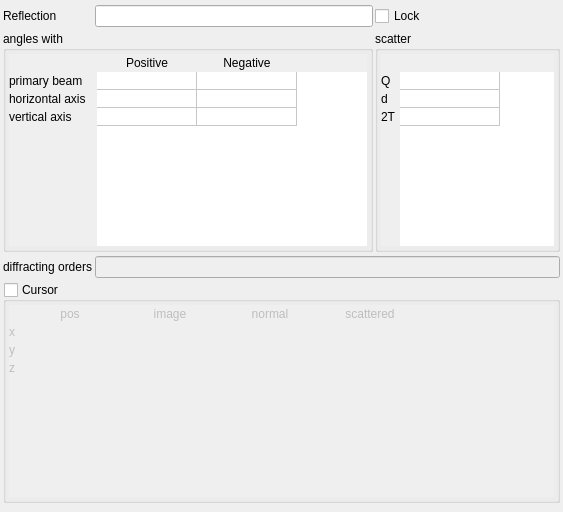
<?xml version="1.0" encoding="UTF-8"?>
<ui version="4.0">
 <class>MouseInfoDisplay</class>
 <widget class="QWidget" name="MouseInfoDisplay">
  <property name="geometry">
   <rect>
    <x>0</x>
    <y>0</y>
    <width>563</width>
    <height>512</height>
   </rect>
  </property>
  <property name="sizePolicy">
   <sizepolicy hsizetype="Preferred" vsizetype="Preferred">
    <horstretch>0</horstretch>
    <verstretch>0</verstretch>
   </sizepolicy>
  </property>
  <property name="windowTitle">
   <string>ReflexInfo</string>
  </property>
  <property name="windowIcon">
   <iconset resource="../resources/resources.qrc">
    <normaloff>:/icons/icons/info.png</normaloff>:/icons/icons/info.png</iconset>
  </property>
  <layout class="QGridLayout" name="gridLayout_6">
   <property name="margin">
    <number>3</number>
   </property>
   <property name="spacing">
    <number>2</number>
   </property>
   <item row="1" column="0">
    <widget class="QLabel" name="label">
     <property name="sizePolicy">
      <sizepolicy hsizetype="Maximum" vsizetype="Maximum">
       <horstretch>0</horstretch>
       <verstretch>0</verstretch>
      </sizepolicy>
     </property>
     <property name="text">
      <string>Reflection</string>
     </property>
    </widget>
   </item>
   <item row="1" column="1">
    <widget class="QLineEdit" name="reflex">
     <property name="sizePolicy">
      <sizepolicy hsizetype="Preferred" vsizetype="Fixed">
       <horstretch>0</horstretch>
       <verstretch>0</verstretch>
      </sizepolicy>
     </property>
     <property name="toolTip">
      <string>&lt;!DOCTYPE HTML PUBLIC &quot;-//W3C//DTD HTML 4.0//EN&quot; &quot;http://www.w3.org/TR/REC-html40/strict.dtd&quot;&gt;
&lt;html&gt;&lt;head&gt;&lt;meta name=&quot;qrichtext&quot; content=&quot;1&quot; /&gt;&lt;style type=&quot;text/css&quot;&gt;
p, li { white-space: pre-wrap; }
&lt;/style&gt;&lt;/head&gt;&lt;body style=&quot; font-family:'MS Shell Dlg 2'; font-size:8.25pt; font-weight:400; font-style:normal;&quot;&gt;
&lt;p style=&quot; margin-top:0px; margin-bottom:0px; margin-left:0px; margin-right:0px; -qt-block-indent:0; text-indent:0px;&quot;&gt;&lt;span style=&quot; font-size:8pt;&quot;&gt;Index of the reflection whose parameters are shown below. If lock is inactive, the reflection is updated to the reflection nearest to the mouse cursor. It is marked on all projector planes.&lt;/span&gt;&lt;/p&gt;&lt;/body&gt;&lt;/html&gt;</string>
     </property>
    </widget>
   </item>
   <item row="2" column="0" colspan="2">
    <widget class="QGroupBox" name="groupBox">
     <property name="sizePolicy">
      <sizepolicy hsizetype="Preferred" vsizetype="Preferred">
       <horstretch>3</horstretch>
       <verstretch>0</verstretch>
      </sizepolicy>
     </property>
     <property name="title">
      <string>angles with</string>
     </property>
     <layout class="QGridLayout" name="gridLayout">
      <property name="sizeConstraint">
       <enum>QLayout::SetMinAndMaxSize</enum>
      </property>
      <property name="margin">
       <number>3</number>
      </property>
      <property name="spacing">
       <number>3</number>
      </property>
      <item row="0" column="0">
       <widget class="ResizingTableWidget" name="angleTable">
        <property name="sizePolicy">
         <sizepolicy hsizetype="Preferred" vsizetype="Maximum">
          <horstretch>0</horstretch>
          <verstretch>0</verstretch>
         </sizepolicy>
        </property>
        <property name="styleSheet">
         <string notr="true">QHeaderView::Section { border-style: none; border-color: black; border-width: 0px }
QTableCornerButton::section { border-width: 0px; border-style: none; border-color: black }</string>
        </property>
        <property name="frameShape">
         <enum>QFrame::NoFrame</enum>
        </property>
        <property name="frameShadow">
         <enum>QFrame::Plain</enum>
        </property>
        <property name="lineWidth">
         <number>0</number>
        </property>
        <property name="verticalScrollBarPolicy">
         <enum>Qt::ScrollBarAlwaysOff</enum>
        </property>
        <property name="horizontalScrollBarPolicy">
         <enum>Qt::ScrollBarAlwaysOff</enum>
        </property>
        <property name="editTriggers">
         <set>QAbstractItemView::NoEditTriggers</set>
        </property>
        <property name="selectionMode">
         <enum>QAbstractItemView::NoSelection</enum>
        </property>
        <property name="cornerButtonEnabled">
         <bool>false</bool>
        </property>
        <attribute name="verticalHeaderDefaultSectionSize">
         <number>17</number>
        </attribute>
        <row>
         <property name="text">
          <string>primary beam</string>
         </property>
        </row>
        <row>
         <property name="text">
          <string>horizontal axis</string>
         </property>
        </row>
        <row>
         <property name="text">
          <string>vertical axis</string>
         </property>
        </row>
        <column>
         <property name="text">
          <string>Positive</string>
         </property>
        </column>
        <column>
         <property name="text">
          <string>Negative</string>
         </property>
        </column>
        <item row="0" column="0">
         <property name="text">
          <string/>
         </property>
         <property name="toolTip">
          <string>&lt;!DOCTYPE HTML PUBLIC &quot;-//W3C//DTD HTML 4.0//EN&quot; &quot;http://www.w3.org/TR/REC-html40/strict.dtd&quot;&gt;
&lt;html&gt;&lt;head&gt;&lt;meta name=&quot;qrichtext&quot; content=&quot;1&quot; /&gt;&lt;style type=&quot;text/css&quot;&gt;
p, li { white-space: pre-wrap; }
&lt;/style&gt;&lt;/head&gt;&lt;body style=&quot; font-family:'MS Shell Dlg 2'; font-size:8.25pt; font-weight:400; font-style:normal;&quot;&gt;
&lt;p style=&quot; margin-top:0px; margin-bottom:0px; margin-left:0px; margin-right:0px; -qt-block-indent:0; text-indent:0px;&quot;&gt;&lt;span style=&quot; font-size:8pt;&quot;&gt;Angle of the reflection with the primary beam. 0 equals a reflection in backscattering geometry, i.e. antiparallel to the incoming primary beam.&lt;/span&gt;&lt;/p&gt;&lt;/body&gt;&lt;/html&gt;</string>
         </property>
         <property name="textAlignment">
          <set>AlignRight|AlignVCenter</set>
         </property>
        </item>
        <item row="0" column="1">
         <property name="text">
          <string/>
         </property>
         <property name="toolTip">
          <string>&lt;!DOCTYPE HTML PUBLIC &quot;-//W3C//DTD HTML 4.0//EN&quot; &quot;http://www.w3.org/TR/REC-html40/strict.dtd&quot;&gt;
&lt;html&gt;&lt;head&gt;&lt;meta name=&quot;qrichtext&quot; content=&quot;1&quot; /&gt;&lt;style type=&quot;text/css&quot;&gt;
p, li { white-space: pre-wrap; }
&lt;/style&gt;&lt;/head&gt;&lt;body style=&quot; font-family:'MS Shell Dlg 2'; font-size:8.25pt; font-weight:400; font-style:normal;&quot;&gt;
&lt;p style=&quot; margin-top:0px; margin-bottom:0px; margin-left:0px; margin-right:0px; -qt-block-indent:0; text-indent:0px;&quot;&gt;&lt;span style=&quot; font-size:8pt;&quot;&gt;Angle of the reflection with the primary beam. 0 equals a reflection parallel to the incoming primary beam and thus not in scattering condition.&lt;/span&gt;&lt;/p&gt;&lt;/body&gt;&lt;/html&gt;</string>
         </property>
         <property name="textAlignment">
          <set>AlignRight|AlignVCenter</set>
         </property>
        </item>
        <item row="1" column="0">
         <property name="text">
          <string/>
         </property>
         <property name="toolTip">
          <string>&lt;!DOCTYPE HTML PUBLIC &quot;-//W3C//DTD HTML 4.0//EN&quot; &quot;http://www.w3.org/TR/REC-html40/strict.dtd&quot;&gt;
&lt;html&gt;&lt;head&gt;&lt;meta name=&quot;qrichtext&quot; content=&quot;1&quot; /&gt;&lt;style type=&quot;text/css&quot;&gt;
p, li { white-space: pre-wrap; }
&lt;/style&gt;&lt;/head&gt;&lt;body style=&quot; font-family:'MS Shell Dlg 2'; font-size:8.25pt; font-weight:400; font-style:normal;&quot;&gt;
&lt;p style=&quot; margin-top:0px; margin-bottom:0px; margin-left:0px; margin-right:0px; -qt-block-indent:0; text-indent:0px;&quot;&gt;&lt;span style=&quot; font-size:8pt;&quot;&gt;Angle of the reflection with the positive horizontal axis.&lt;/span&gt;&lt;/p&gt;&lt;/body&gt;&lt;/html&gt;</string>
         </property>
         <property name="textAlignment">
          <set>AlignRight|AlignVCenter</set>
         </property>
        </item>
        <item row="1" column="1">
         <property name="text">
          <string/>
         </property>
         <property name="toolTip">
          <string>&lt;!DOCTYPE HTML PUBLIC &quot;-//W3C//DTD HTML 4.0//EN&quot; &quot;http://www.w3.org/TR/REC-html40/strict.dtd&quot;&gt;
&lt;html&gt;&lt;head&gt;&lt;meta name=&quot;qrichtext&quot; content=&quot;1&quot; /&gt;&lt;style type=&quot;text/css&quot;&gt;
p, li { white-space: pre-wrap; }
&lt;/style&gt;&lt;/head&gt;&lt;body style=&quot; font-family:'MS Shell Dlg 2'; font-size:8.25pt; font-weight:400; font-style:normal;&quot;&gt;
&lt;p style=&quot; margin-top:0px; margin-bottom:0px; margin-left:0px; margin-right:0px; -qt-block-indent:0; text-indent:0px;&quot;&gt;&lt;span style=&quot; font-size:8pt;&quot;&gt;Angle of the reflection with the negative horizontal axis.&lt;/span&gt;&lt;/p&gt;&lt;/body&gt;&lt;/html&gt;</string>
         </property>
         <property name="textAlignment">
          <set>AlignRight|AlignVCenter</set>
         </property>
        </item>
        <item row="2" column="0">
         <property name="text">
          <string/>
         </property>
         <property name="toolTip">
          <string>&lt;!DOCTYPE HTML PUBLIC &quot;-//W3C//DTD HTML 4.0//EN&quot; &quot;http://www.w3.org/TR/REC-html40/strict.dtd&quot;&gt;
&lt;html&gt;&lt;head&gt;&lt;meta name=&quot;qrichtext&quot; content=&quot;1&quot; /&gt;&lt;style type=&quot;text/css&quot;&gt;
p, li { white-space: pre-wrap; }
&lt;/style&gt;&lt;/head&gt;&lt;body style=&quot; font-family:'MS Shell Dlg 2'; font-size:8.25pt; font-weight:400; font-style:normal;&quot;&gt;
&lt;p style=&quot; margin-top:0px; margin-bottom:0px; margin-left:0px; margin-right:0px; -qt-block-indent:0; text-indent:0px;&quot;&gt;&lt;span style=&quot; font-size:8pt;&quot;&gt;Angle of the reflection with the positive vertival axis.&lt;/span&gt;&lt;/p&gt;&lt;/body&gt;&lt;/html&gt;</string>
         </property>
         <property name="textAlignment">
          <set>AlignRight|AlignVCenter</set>
         </property>
        </item>
        <item row="2" column="1">
         <property name="text">
          <string/>
         </property>
         <property name="toolTip">
          <string>&lt;!DOCTYPE HTML PUBLIC &quot;-//W3C//DTD HTML 4.0//EN&quot; &quot;http://www.w3.org/TR/REC-html40/strict.dtd&quot;&gt;
&lt;html&gt;&lt;head&gt;&lt;meta name=&quot;qrichtext&quot; content=&quot;1&quot; /&gt;&lt;style type=&quot;text/css&quot;&gt;
p, li { white-space: pre-wrap; }
&lt;/style&gt;&lt;/head&gt;&lt;body style=&quot; font-family:'MS Shell Dlg 2'; font-size:8.25pt; font-weight:400; font-style:normal;&quot;&gt;
&lt;p style=&quot; margin-top:0px; margin-bottom:0px; margin-left:0px; margin-right:0px; -qt-block-indent:0; text-indent:0px;&quot;&gt;&lt;span style=&quot; font-size:8pt;&quot;&gt;Angle of the reflection with the negative vertiacal axis.&lt;/span&gt;&lt;/p&gt;&lt;/body&gt;&lt;/html&gt;</string>
         </property>
         <property name="textAlignment">
          <set>AlignRight|AlignVCenter</set>
         </property>
        </item>
       </widget>
      </item>
     </layout>
    </widget>
   </item>
   <item row="2" column="2">
    <widget class="QGroupBox" name="groupBox_2">
     <property name="sizePolicy">
      <sizepolicy hsizetype="Preferred" vsizetype="Preferred">
       <horstretch>2</horstretch>
       <verstretch>0</verstretch>
      </sizepolicy>
     </property>
     <property name="title">
      <string>scatter</string>
     </property>
     <layout class="QGridLayout" name="gridLayout_2">
      <property name="sizeConstraint">
       <enum>QLayout::SetMinAndMaxSize</enum>
      </property>
      <property name="margin">
       <number>3</number>
      </property>
      <property name="spacing">
       <number>3</number>
      </property>
      <item row="0" column="0">
       <widget class="ResizingTableWidget" name="scatterTable">
        <property name="sizePolicy">
         <sizepolicy hsizetype="Preferred" vsizetype="Maximum">
          <horstretch>0</horstretch>
          <verstretch>0</verstretch>
         </sizepolicy>
        </property>
        <property name="styleSheet">
         <string notr="true">QHeaderView::Section { border-style: none; border-color: black; border-width: 0px }
QTableCornerButton::section { border-width: 0px; border-style: none; border-color: black }</string>
        </property>
        <property name="frameShape">
         <enum>QFrame::NoFrame</enum>
        </property>
        <property name="frameShadow">
         <enum>QFrame::Plain</enum>
        </property>
        <property name="lineWidth">
         <number>0</number>
        </property>
        <property name="verticalScrollBarPolicy">
         <enum>Qt::ScrollBarAlwaysOff</enum>
        </property>
        <property name="horizontalScrollBarPolicy">
         <enum>Qt::ScrollBarAlwaysOff</enum>
        </property>
        <property name="editTriggers">
         <set>QAbstractItemView::NoEditTriggers</set>
        </property>
        <property name="selectionMode">
         <enum>QAbstractItemView::NoSelection</enum>
        </property>
        <property name="cornerButtonEnabled">
         <bool>false</bool>
        </property>
        <property name="columnCount">
         <number>1</number>
        </property>
        <attribute name="verticalHeaderDefaultSectionSize">
         <number>17</number>
        </attribute>
        <row>
         <property name="text">
          <string>Q</string>
         </property>
        </row>
        <row>
         <property name="text">
          <string>d</string>
         </property>
        </row>
        <row>
         <property name="text">
          <string>2T</string>
         </property>
        </row>
        <column>
         <property name="text">
          <string/>
         </property>
        </column>
        <item row="0" column="0">
         <property name="text">
          <string/>
         </property>
         <property name="toolTip">
          <string>&lt;!DOCTYPE HTML PUBLIC &quot;-//W3C//DTD HTML 4.0//EN&quot; &quot;http://www.w3.org/TR/REC-html40/strict.dtd&quot;&gt;
&lt;html&gt;&lt;head&gt;&lt;meta name=&quot;qrichtext&quot; content=&quot;1&quot; /&gt;&lt;style type=&quot;text/css&quot;&gt;
p, li { white-space: pre-wrap; }
&lt;/style&gt;&lt;/head&gt;&lt;body style=&quot; font-family:'MS Shell Dlg 2'; font-size:8.25pt; font-weight:400; font-style:normal;&quot;&gt;
&lt;p style=&quot; margin-top:0px; margin-bottom:0px; margin-left:0px; margin-right:0px; -qt-block-indent:0; text-indent:0px;&quot;&gt;&lt;span style=&quot; font-size:8pt;&quot;&gt;Wavevector of the scattered beam in Å&lt;/span&gt;&lt;span style=&quot; font-size:8pt; vertical-align:super;&quot;&gt;-1&lt;/span&gt;&lt;span style=&quot; font-size:8pt;&quot;&gt;. This value depeds on the scattering angle.&lt;/span&gt;&lt;/p&gt;&lt;/body&gt;&lt;/html&gt;</string>
         </property>
         <property name="textAlignment">
          <set>AlignRight|AlignVCenter</set>
         </property>
        </item>
        <item row="1" column="0">
         <property name="text">
          <string/>
         </property>
         <property name="toolTip">
          <string>&lt;!DOCTYPE HTML PUBLIC &quot;-//W3C//DTD HTML 4.0//EN&quot; &quot;http://www.w3.org/TR/REC-html40/strict.dtd&quot;&gt;
&lt;html&gt;&lt;head&gt;&lt;meta name=&quot;qrichtext&quot; content=&quot;1&quot; /&gt;&lt;style type=&quot;text/css&quot;&gt;
p, li { white-space: pre-wrap; }
&lt;/style&gt;&lt;/head&gt;&lt;body style=&quot; font-family:'MS Shell Dlg 2'; font-size:8.25pt; font-weight:400; font-style:normal;&quot;&gt;
&lt;p style=&quot; margin-top:0px; margin-bottom:0px; margin-left:0px; margin-right:0px; -qt-block-indent:0; text-indent:0px;&quot;&gt;&lt;span style=&quot; font-size:8pt;&quot;&gt;Interplane distance of the reflection in Å. Even if the first order is systematicaly extinct it is used to calculate this value. It does not depend on the scattering angle.&lt;/span&gt;&lt;/p&gt;&lt;/body&gt;&lt;/html&gt;</string>
         </property>
         <property name="textAlignment">
          <set>AlignRight|AlignVCenter</set>
         </property>
        </item>
        <item row="2" column="0">
         <property name="text">
          <string/>
         </property>
         <property name="toolTip">
          <string>&lt;!DOCTYPE HTML PUBLIC &quot;-//W3C//DTD HTML 4.0//EN&quot; &quot;http://www.w3.org/TR/REC-html40/strict.dtd&quot;&gt;
&lt;html&gt;&lt;head&gt;&lt;meta name=&quot;qrichtext&quot; content=&quot;1&quot; /&gt;&lt;style type=&quot;text/css&quot;&gt;
p, li { white-space: pre-wrap; }
&lt;/style&gt;&lt;/head&gt;&lt;body style=&quot; font-family:'MS Shell Dlg 2'; font-size:8.25pt; font-weight:400; font-style:normal;&quot;&gt;
&lt;p style=&quot; margin-top:0px; margin-bottom:0px; margin-left:0px; margin-right:0px; -qt-block-indent:0; text-indent:0px;&quot;&gt;Scattering angle 2&amp;theta;&lt;/p&gt;&lt;/body&gt;&lt;/html&gt;</string>
         </property>
         <property name="textAlignment">
          <set>AlignRight|AlignVCenter</set>
         </property>
        </item>
       </widget>
      </item>
     </layout>
    </widget>
   </item>
   <item row="3" column="0">
    <widget class="QLabel" name="label_7">
     <property name="text">
      <string>diffracting orders</string>
     </property>
    </widget>
   </item>
   <item row="3" column="1" colspan="2">
    <widget class="QLineEdit" name="diffOrders">
     <property name="enabled">
      <bool>false</bool>
     </property>
     <property name="sizePolicy">
      <sizepolicy hsizetype="Preferred" vsizetype="Fixed">
       <horstretch>0</horstretch>
       <verstretch>0</verstretch>
      </sizepolicy>
     </property>
     <property name="toolTip">
      <string>&lt;!DOCTYPE HTML PUBLIC &quot;-//W3C//DTD HTML 4.0//EN&quot; &quot;http://www.w3.org/TR/REC-html40/strict.dtd&quot;&gt;
&lt;html&gt;&lt;head&gt;&lt;meta name=&quot;qrichtext&quot; content=&quot;1&quot; /&gt;&lt;style type=&quot;text/css&quot;&gt;
p, li { white-space: pre-wrap; }
&lt;/style&gt;&lt;/head&gt;&lt;body style=&quot; font-family:'MS Shell Dlg 2'; font-size:8.25pt; font-weight:400; font-style:normal;&quot;&gt;
&lt;p style=&quot; margin-top:0px; margin-bottom:0px; margin-left:0px; margin-right:0px; -qt-block-indent:0; text-indent:0px;&quot;&gt;&lt;span style=&quot; font-size:8pt;&quot;&gt;orders that are actually inside of the Ewald sphere. Respects the upper and lower wavevectors of the projector nd the scattering angle.&lt;/span&gt;&lt;/p&gt;&lt;/body&gt;&lt;/html&gt;</string>
     </property>
    </widget>
   </item>
   <item row="4" column="0" colspan="3">
    <widget class="QGroupBox" name="cursorBox">
     <property name="sizePolicy">
      <sizepolicy hsizetype="Preferred" vsizetype="Maximum">
       <horstretch>0</horstretch>
       <verstretch>0</verstretch>
      </sizepolicy>
     </property>
     <property name="toolTip">
      <string>&lt;!DOCTYPE HTML PUBLIC &quot;-//W3C//DTD HTML 4.0//EN&quot; &quot;http://www.w3.org/TR/REC-html40/strict.dtd&quot;&gt;
&lt;html&gt;&lt;head&gt;&lt;meta name=&quot;qrichtext&quot; content=&quot;1&quot; /&gt;&lt;style type=&quot;text/css&quot;&gt;
p, li { white-space: pre-wrap; }
&lt;/style&gt;&lt;/head&gt;&lt;body style=&quot; font-family:'MS Shell Dlg 2'; font-size:8.25pt; font-weight:400; font-style:normal;&quot;&gt;
&lt;p style=&quot; margin-top:0px; margin-bottom:0px; margin-left:0px; margin-right:0px; -qt-block-indent:0; text-indent:0px;&quot;&gt;&lt;span style=&quot; font-size:8pt;&quot;&gt;enables of disables the display of informations regarding the actual cursor position on the projecor plane.&lt;/span&gt;&lt;/p&gt;&lt;/body&gt;&lt;/html&gt;</string>
     </property>
     <property name="styleSheet">
      <string notr="true">QGroupBox::indicator::checked {
	image: url(:/icons/icons/up-arrow.svg);
}

QGroupBox::indicator::unchecked {
	image: url(:/icons/icons/down-arrow.svg);
}</string>
     </property>
     <property name="title">
      <string>Cursor</string>
     </property>
     <property name="flat">
      <bool>true</bool>
     </property>
     <property name="checkable">
      <bool>true</bool>
     </property>
     <property name="checked">
      <bool>false</bool>
     </property>
     <layout class="QGridLayout" name="gridLayout_3">
      <property name="sizeConstraint">
       <enum>QLayout::SetDefaultConstraint</enum>
      </property>
      <property name="margin">
       <number>3</number>
      </property>
      <property name="spacing">
       <number>3</number>
      </property>
      <item row="0" column="0">
       <widget class="ResizingTableWidget" name="cursorTable">
        <property name="enabled">
         <bool>true</bool>
        </property>
        <property name="sizePolicy">
         <sizepolicy hsizetype="Preferred" vsizetype="Preferred">
          <horstretch>0</horstretch>
          <verstretch>0</verstretch>
         </sizepolicy>
        </property>
        <property name="styleSheet">
         <string notr="true">QHeaderView::Section { border-style: none; border-color: black; border-width: 0px }
QTableCornerButton::section { border-width: 0px; border-style: none; border-color: black }</string>
        </property>
        <property name="frameShape">
         <enum>QFrame::NoFrame</enum>
        </property>
        <property name="frameShadow">
         <enum>QFrame::Plain</enum>
        </property>
        <property name="lineWidth">
         <number>0</number>
        </property>
        <property name="verticalScrollBarPolicy">
         <enum>Qt::ScrollBarAlwaysOff</enum>
        </property>
        <property name="horizontalScrollBarPolicy">
         <enum>Qt::ScrollBarAlwaysOff</enum>
        </property>
        <property name="editTriggers">
         <set>QAbstractItemView::NoEditTriggers</set>
        </property>
        <property name="selectionMode">
         <enum>QAbstractItemView::NoSelection</enum>
        </property>
        <property name="showGrid">
         <bool>false</bool>
        </property>
        <property name="cornerButtonEnabled">
         <bool>false</bool>
        </property>
        <attribute name="verticalHeaderDefaultSectionSize">
         <number>17</number>
        </attribute>
        <row>
         <property name="text">
          <string>x</string>
         </property>
        </row>
        <row>
         <property name="text">
          <string>y</string>
         </property>
        </row>
        <row>
         <property name="text">
          <string>z</string>
         </property>
        </row>
        <column>
         <property name="text">
          <string>pos</string>
         </property>
        </column>
        <column>
         <property name="text">
          <string>image</string>
         </property>
        </column>
        <column>
         <property name="text">
          <string>normal</string>
         </property>
        </column>
        <column>
         <property name="text">
          <string>scattered</string>
         </property>
        </column>
        <item row="0" column="0">
         <property name="text">
          <string/>
         </property>
         <property name="textAlignment">
          <set>AlignRight|AlignVCenter</set>
         </property>
        </item>
        <item row="0" column="1">
         <property name="text">
          <string/>
         </property>
         <property name="textAlignment">
          <set>AlignRight|AlignVCenter</set>
         </property>
        </item>
        <item row="0" column="2">
         <property name="text">
          <string/>
         </property>
         <property name="textAlignment">
          <set>AlignRight|AlignVCenter</set>
         </property>
        </item>
        <item row="0" column="3">
         <property name="text">
          <string/>
         </property>
         <property name="textAlignment">
          <set>AlignRight|AlignVCenter</set>
         </property>
        </item>
        <item row="1" column="0">
         <property name="text">
          <string/>
         </property>
         <property name="textAlignment">
          <set>AlignRight|AlignVCenter</set>
         </property>
        </item>
        <item row="1" column="1">
         <property name="text">
          <string/>
         </property>
         <property name="textAlignment">
          <set>AlignRight|AlignVCenter</set>
         </property>
        </item>
        <item row="1" column="2">
         <property name="text">
          <string/>
         </property>
         <property name="textAlignment">
          <set>AlignRight|AlignVCenter</set>
         </property>
        </item>
        <item row="1" column="3">
         <property name="text">
          <string/>
         </property>
         <property name="textAlignment">
          <set>AlignRight|AlignVCenter</set>
         </property>
        </item>
        <item row="2" column="0">
         <property name="text">
          <string/>
         </property>
         <property name="background">
          <brush brushstyle="NoBrush">
           <color alpha="0">
            <red>0</red>
            <green>0</green>
            <blue>0</blue>
           </color>
          </brush>
         </property>
         <property name="flags">
          <set>NoItemFlags</set>
         </property>
        </item>
        <item row="2" column="2">
         <property name="text">
          <string/>
         </property>
         <property name="textAlignment">
          <set>AlignRight|AlignVCenter</set>
         </property>
        </item>
        <item row="2" column="3">
         <property name="text">
          <string/>
         </property>
         <property name="textAlignment">
          <set>AlignRight|AlignVCenter</set>
         </property>
        </item>
       </widget>
      </item>
     </layout>
    </widget>
   </item>
   <item row="1" column="2">
    <widget class="QCheckBox" name="lockReflection">
     <property name="toolTip">
      <string>&lt;!DOCTYPE HTML PUBLIC &quot;-//W3C//DTD HTML 4.0//EN&quot; &quot;http://www.w3.org/TR/REC-html40/strict.dtd&quot;&gt;
&lt;html&gt;&lt;head&gt;&lt;meta name=&quot;qrichtext&quot; content=&quot;1&quot; /&gt;&lt;style type=&quot;text/css&quot;&gt;
p, li { white-space: pre-wrap; }
&lt;/style&gt;&lt;/head&gt;&lt;body style=&quot; font-family:'MS Shell Dlg 2'; font-size:8.25pt; font-weight:400; font-style:normal;&quot;&gt;
&lt;p style=&quot; margin-top:0px; margin-bottom:0px; margin-left:0px; margin-right:0px; -qt-block-indent:0; text-indent:0px;&quot;&gt;&lt;span style=&quot; font-size:8pt;&quot;&gt;Disables the update of the reflection on mouse movment to the nearest one.&lt;/span&gt;&lt;/p&gt;&lt;/body&gt;&lt;/html&gt;</string>
     </property>
     <property name="text">
      <string>Lock</string>
     </property>
    </widget>
   </item>
  </layout>
 </widget>
 <customwidgets>
  <customwidget>
   <class>ResizingTableWidget</class>
   <extends>QTableWidget</extends>
   <header>tools/resizeingtablewidget.h</header>
  </customwidget>
 </customwidgets>
 <resources>
  <include location="../resources/resources.qrc"/>
 </resources>
 <connections/>
 <slots>
  <slot>updateDisplay()</slot>
 </slots>
</ui>
